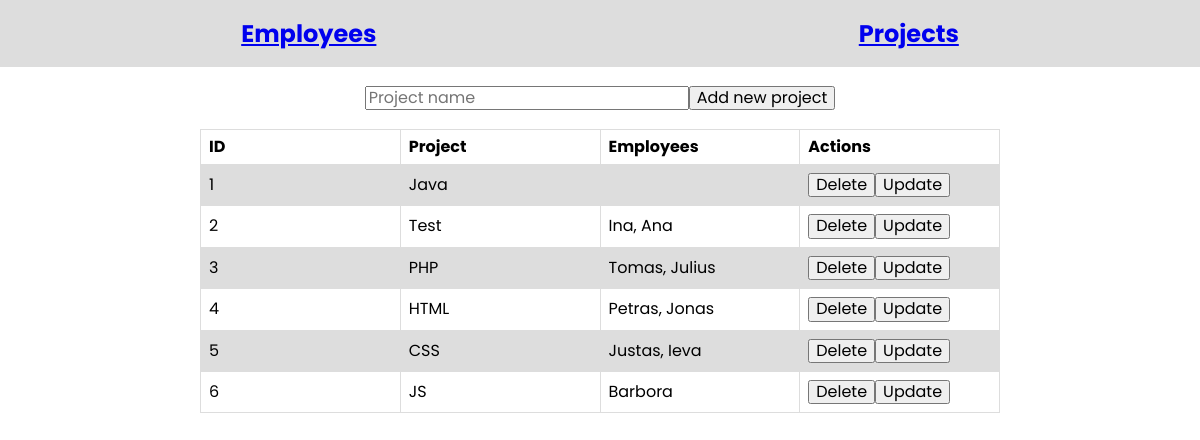
Page /?path=Projects on the committed database.
### tables this page shows
CREATE TABLE `projects` (
  `project_id` int(11) NOT NULL AUTO_INCREMENT,
  `project_name` varchar(45) DEFAULT NULL,
  PRIMARY KEY (`project_id`)
);

### index.php (the view, shortened to what this page needs)
<!DOCTYPE html>
<html lang="en">
<head>
    <link rel="stylesheet" type="text/css" media="all" href="./css/normalize.css">
    <link rel="stylesheet" href="./css/style.css">
</head>
<body>
<header>
    <div class = "header_container">
        <h2><a href="./?path=Employees">Employees</a></h2>
        <h2><a href="./?path=Projects">Projects</a></h2>
    </div>
</header>
<br>
<?php
    require_once "connection.php";
    $path = $_GET['path'];
    if($path == 'Employees') {
       ?>
        <form action="" method="POST" class="addForm">
        <input type="text" name="firstname" id="firstname" placeholder="Employee name" Required>
        <input type="submit" name="submit" value="Add new employee">
        </form><br>
        <?php
        $sql = "SELECT id, name, project_name FROM employees
                LEFT JOIN projects ON employees.project_id = projects.project_id
                ORDER BY id";
        $result = mysqli_query($conn, $sql);
        if (mysqli_num_rows($result) > 0) {
            echo "<table class='tables'><tr><th>ID</th><th>Name</th><th>Project</th><th>Actions</th></tr>";
            while($row = mysqli_fetch_assoc($result)) {
            echo '<tr><td>' . $row['id'] . '</td>
                    <td>' . $row['name'] . '</td>
                    <td>' . $row['project_name'] . '</td>
                    <td class="actions">' . '<a href="?action=deleteEmployee&id=' . $row['id'] . '"><button>Delete</button></a>';
                ?>
                <form action='employeeUpdate.php?name="<?php echo $row['id']; ?>"' method="get">
                <input type="hidden" name="id" value="<?php echo $row['id']; ?>">
                <input type="submit" name="submit" value="Update">
                </form>
            <?php
            }
        } else echo "No results";
        mysqli_close($conn);
    } else if ($path == 'Projects') {
        ?>
        <form action="" method="POST" class="addForm">
        <input type="text" name="projectname" id="projectname" placeholder="Project name" Required>
        <input type="submit" name="submit" value="Add new project">
        </form><br>
        <?php
        $sql = "SELECT group_concat(employees.name SEPARATOR ', ') AS 'Employees', projects.project_name, projects.project_id
                FROM projects
                LEFT JOIN employees ON employees.project_id = projects.project_id
                GROUP BY project_id";
        $result = mysqli_query($conn, $sql);
        if (mysqli_num_rows($result) > 0) {
            echo "<table class='tables'><tr><th>ID</th><th>Project</th><th>Employees</th><th>Actions</th></tr>";
            while($row = mysqli_fetch_assoc($result)) {
               echo '<tr><td>' . $row['project_id'] . '</td>
                    <td>' . $row['project_name'] . '</td>
                    <td>' . $row['Employees'] . '</td>
                    <td>' . '<div class="actions"><a href="?action=deleteProject&id=' . $row['project_id'] . '"><button>Delete</button></a>';
                ?>
                    <form action='projectUpdate.php?name="<?php echo $row['id']; ?>"' method="GET">
                        <input type="submit" name="submit" value="Update">
                    </form></div></td></tr>
                <?php
            }
        } else echo "No results";
    }
    ?>
</table>
</body>
</html>

### css/style.css (style rules this page uses)
* { box-sizing: border-box; font-family: "Poppins", sans-serif; }
table { font-family: arial, sans-serif; border-collapse: collapse; width: 100%; }
td, th { border: 1px solid #dddddd; text-align: left; padding: 8px; }
.actions { display: flex; }
tr:nth-child(even) { background-color: #dddddd; }
.header_container { display: flex; background-color: #dddddd; margin: 0 auto; align-items: center; justify-content: space-around; }
.addForm { margin: 0 auto; justify-content: center; display: flex; }
.tables { width: 800px; margin: 0 auto; table-layout: fixed; }

### rows in the picture
projects: project_id "1", project_name "Java"
projects: project_id "2", project_name "Test", Employees "Ina, Ana"
projects: project_id "3", project_name "PHP", Employees "Tomas, Julius"
projects: project_id "4", project_name "HTML", Employees "Petras, Jonas"
projects: project_id "5", project_name "CSS", Employees "Justas, Ieva"
projects: project_id "6", project_name "JS", Employees "Barbora"
